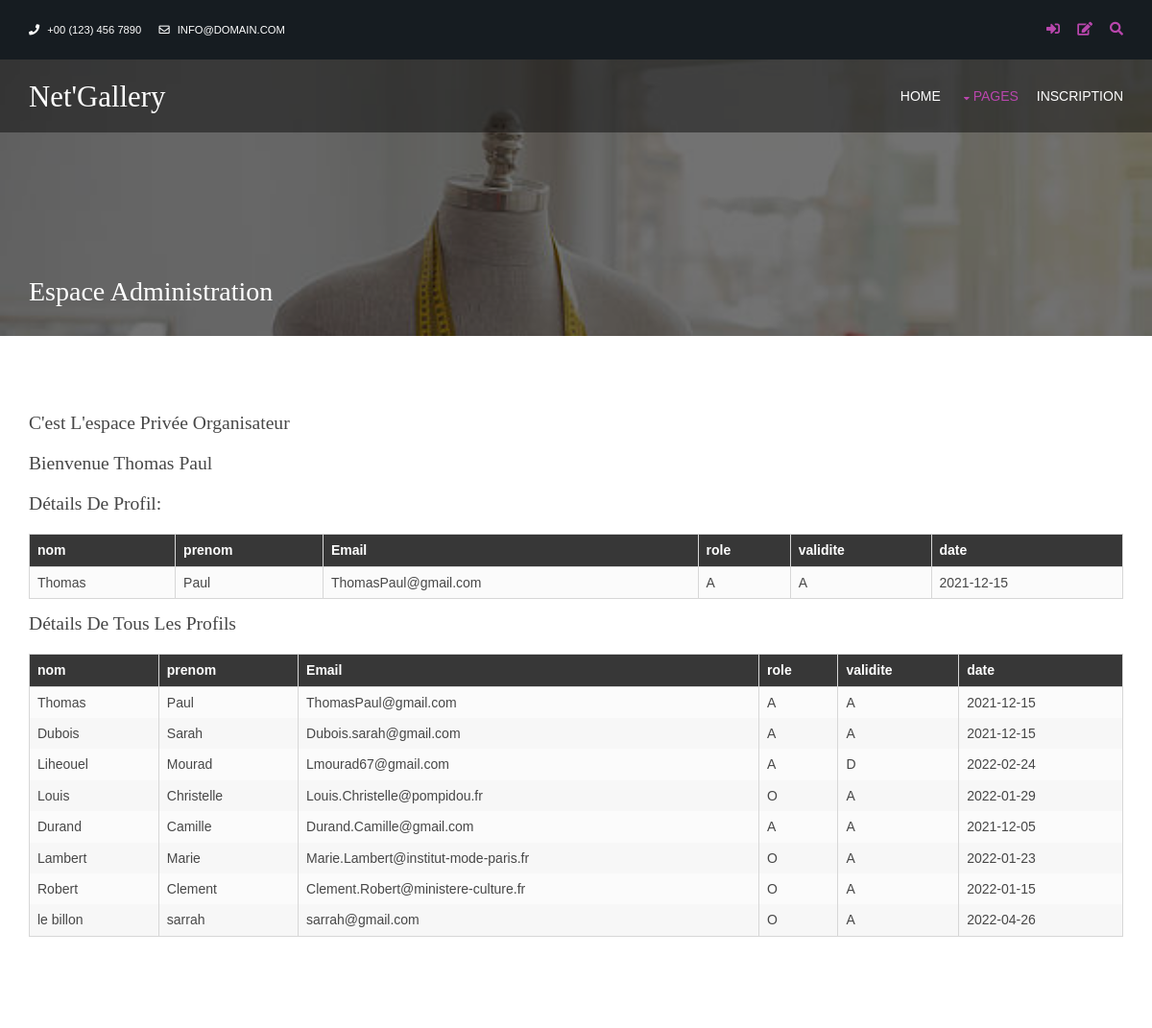
Page /v1/pages/admin_accueil.php (signed in) on the committed database.
### tables this page shows
CREATE TABLE `t_profil_pfl` (
  `pfl_nom` varchar(80) NOT NULL,
  `pfl_prenom` varchar(80) NOT NULL,
  `pfl_email` varchar(100) NOT NULL,
  `pfl_role` char(1) NOT NULL,
  `pfl_validite` char(1) NOT NULL,
  `pfl_date` date DEFAULT NULL,
  `cpt_pseudo` varchar(60) NOT NULL
);

### v1/pages/admin_accueil.php (the view, shortened to what this page needs)
<!DOCTYPE html>
<?php
    $mysqli = new mysqli('localhost','zliheouch','3iqdym8k','zfl2-zliheouch');
?>
<html lang="">
<head>
<link href="../layout/styles/layout.css" rel="stylesheet" type="text/css" media="all">
</head>
<body id="top">
<div class="wrapper row0">
  <div id="topbar" class="hoc clear">
    <div class="fl_left">
      <ul class="nospace">
        <li><i class="fas fa-phone rgtspace-5"></i> +00 (123) 456 7890</li>
        <li><i class="far fa-envelope rgtspace-5"></i> info@domain.com</li>
      </ul>
    </div>
    <div class="fl_right">
      <ul class="nospace">
        <li><a href="#" title="Login"><i class="fas fa-sign-in-alt"></i></a></li>
        <li><a href="#" title="Sign Up"><i class="fas fa-edit"></i></a></li>
        <li id="searchform">
        </li>
      </ul>
    </div>
  </div>
</div>
<div class="bgded" style="background-image:url('../images/demo/backgrounds/01.png');">
  <div class="wrapper row1">
    <header id="header" class="hoc clear">
      <div id="logo" class="fl_left">
        <h1><a href="../index.html">Net'Gallery</a></h1>
      </div>
      <nav id="mainav" class="fl_right">
        <ul class="clear">
          <li><a href="../index.php">Home</a></li>
          <li class="active"><a class="drop" href="#">Pages</a>
          </li>
          <li><a href="inscription.php"> inscription </a></li>
        </ul>
      </nav>
    </header>
  </div>
  <div class="overlay">
    <div id="breadcrumb" class="hoc clear">
      <h6 class="heading"> Espace administration </h6>
    </div>
  </div>
</div>
<div class="wrapper row3">
  <main class="hoc container clear">
    <div class="clear">
    <?php
     if ($_SESSION['role']=='O'){
        $sql1="SELECT * FROM t_compte_cpt join t_profil_pfl using (cpt_pseudo) WHERE
        cpt_pseudo='" . $_SESSION['login'] . "' ;" ;
        $resultat1 = $mysqli->query($sql1);
        if ($resultat1==false) {
          echo "Error: Problème d'accès à la base \n";
          exit();
        }else{
        $compte1=$resultat1->fetch_assoc() ;
        echo ("<h1> c'est l'espace privée organisateur <h1>") ;
        echo ("Bienvenue"." ".$compte1['pfl_nom']." ".$compte1['pfl_prenom']) ;
        echo ("<h2> Détails de Profil: </h2>") ;
        echo ("<table>");
          echo("<thead>");
           	echo("<tr>") ;
            echo ("<th> nom </th>");
            echo ("<th> prenom </th>");
            echo ("<th>  Email </th>");
            echo ("<th>  role  </th>");
            echo ("<th>  validite  </th>");
            echo ("<th> date </th>");
            echo("</tr>");
          echo("</thead>") ;
        echo ("<tr>");
        echo ("<td>".$compte1['pfl_nom']."</td>"."<td>".$compte1['pfl_prenom']."</td>");
        echo ("<td>".$compte1['pfl_email']."</td>"."<td>".$compte1['pfl_role']."</td>"."<td>".$compte1['pfl_validite']."</td>"."<td>".$compte1['pfl_date']."</td>");
        echo ("</tr>");
        }
      } else if ($_SESSION['role']=='A'){
      echo ("<h1> c'est l'espace privée organisateur </h1>");
      $sql2="SELECT * FROM t_compte_cpt join t_profil_pfl using (cpt_pseudo) WHERE
        cpt_pseudo='" . $_SESSION['login'] . "' ;" ;
      $sql3="SELECT * FROM t_compte_cpt join t_profil_pfl using (cpt_pseudo) ;";
      $resultat2 = $mysqli->query($sql2);
        if ($resultat2==false) {
          echo "Error: Problème d'accès à la base \n";
          exit();
        }else{
        $compte2=$resultat2->fetch_assoc() ;
        echo (" <h2> Bienvenue"." ".$compte2['pfl_nom']." ".$compte2['pfl_prenom']."</h2>") ;
        echo ("<h2> Détails de Profil: </h2>") ;
        echo ("<table>");
          echo("<thead>");
           	echo("<tr>") ;
            echo ("<th> nom </th>");
            echo ("<th> prenom </th>");
            echo ("<th>  Email </th>");
            echo ("<th>  role  </th>");
            echo ("<th>  validite  </th>");
            echo ("<th> date </th>");
            echo("</tr>");
          echo("</thead>") ;
        echo ("<tr>");
        echo ("<td>".$compte2['pfl_nom']."</td>"."<td>".$compte2['pfl_prenom']."</td>");
        echo ("<td>".$compte2['pfl_email']."</td>"."<td>".$compte2['pfl_role']."</td>"."<td>".$compte2['pfl_validite']."</td>"."<td>".$compte2['pfl_date']."</td>");
        echo ("</tr>");
        echo ("</table>");
		}
		$resultat3 = $mysqli->query($sql3);
        if ($resultat3==false) {
          echo "Error: Problème d'accès à la base \n";
          exit();
        }else{
        echo (" <h2> Détails de tous les profils </h2> " );
        echo ("<table>");
          	echo("<thead>");
           	echo("<tr>") ;
            echo ("<th> nom </th>");
            echo ("<th> prenom </th>");
            echo ("<th>  Email </th>");
            echo ("<th>  role  </th>");
            echo ("<th>  validite  </th>");
            echo ("<th> date </th>");
            echo("</tr>");
         echo("</thead>") ;
        while ($sql3= $resultat3->fetch_assoc()){
        	echo ("<tr>");
        	echo ("<td>".$sql3['pfl_nom']."</td>"."<td>".$sql3['pfl_prenom']."</td>");
        	echo ("<td>".$sql3['pfl_email']."</td>"."<td>".$sql3['pfl_role']."</td>"."<td>".$sql3['pfl_validite']."</td>"."<td>".$sql3['pfl_date']."</td>");
        	echo ("</tr>");
        	}
        echo ("</table>");
        }
     }
     ?>
    </div>
  </main>
</div>
</body>
</html>

### v1/layout/styles/layout.css (style rules this page uses)
#topbar { padding:20px 0; font-size:.8rem; text-transform:uppercase; }
#topbar ul li { display:inline-block; margin-right:15px; }
#topbar ul li:last-child { margin-right:0; padding-right:0; border-right:none; }
#topbar i { line-height:normal; }
#topbar > div:nth-of-type(2) i { font-size:1rem; }
#topbar #searchform { position:relative; line-height:1; z-index:9999; }
#topbar #searchform::after { display:block; height:18px; line-height:18px; padding:0; font-family:"Font Awesome\ 5 Free"; font-weight:900; font-size:1rem; content:"\f002"; }
#topbar #searchform ::placeholder { text-transform:capitalize; }
#header #logo { margin:22px 0 0 0; }
#header #logo h1 { margin:0; padding:0; font-size:2.2rem; }
.container { padding:80px 0; }
*, *::before, *::after { transition:all .3s ease-in-out; }
nav ul, nav ol { margin:0; padding:0; list-style:none; }
#mainav, #breadcrumb, .sidebar nav { line-height:normal; }
#mainav .drop::after, #mainav li li .drop::after, #breadcrumb li a::after, .sidebar nav a::after { position:absolute; font-family:"Font Awesome\ 5 Free"; font-weight:900; font-size:10px; line-height:10px; }
#mainav ul { text-transform:uppercase; }
#mainav li { display:inline-block; position:relative; margin:0 15px 0 0; padding:0; }
#mainav li:last-child { margin-right:0; }
#mainav li a { display:block; padding:30px 0; }
#mainav .drop { padding-left:15px; }
#mainav .drop::after, #mainav li li .drop::after { content:"\f0d7"; }
#mainav .drop::after { top:35px; left:5px; }
#breadcrumb { padding:150px 0 30px; }
#breadcrumb .heading { margin:0; font-size:2rem; }
table, th, td { border:1px solid; border-collapse:collapse; vertical-align:top; }
table, th { table-layout:auto; }
table { width:100%; margin-bottom:15px; }
th, td { padding:5px 8px; }
td { border-width:0 1px; }
body { color:#A5A6AA; background-color:#161C21; }
a { color:#B946AD; }
.overlay { color:#FFFFFF; background-color:inherit; }
.overlay::after { color:inherit; background-color:rgba(0,0,0,.55); }
.row0 { color:#FFFFFF; background-color:#161C21; }
.row1 { color:#FFFFFF; background-color:rgba(0,0,0,.75); }
.row3 { color:#474747; background-color:#FFFFFF; }
#topbar #searchform { color:#B946AD; }
#header #logo h1 a { color:inherit; }
#mainav li a { color:inherit; }
#mainav .active a, #mainav a:hover, #mainav li:hover > a { color:#B946AD; background-color:inherit; }
table, th, td, #comments .avatar, #comments input, #comments textarea { border-color:#D7D7D7; }
th { color:#FFFFFF; background-color:#373737; }
tr, #comments li, #comments input[type="submit"], #comments input[type="reset"] { color:inherit; background-color:#FBFBFB; }
tr:nth-child(even), #comments li:nth-child(even) { color:inherit; background-color:#F7F7F7; }
@media screen and (min-width:1140px) { .hoc { max-width:1140px; } }

### v1/layout/styles/framework.css (style rules this page uses)
html { overflow-y:scroll; overflow-x:hidden; }
html, body { margin:0; padding:0; font-size:14px; line-height:1.6em; }
*, *::before, *::after { box-sizing:border-box; }
.nospace { margin:0; padding:0; list-style:none; }
.overlay { position:relative; z-index:1; }
.overlay::after { display:block; position:absolute; top:0; left:0; width:100%; height:100%; content:""; z-index:-1; }
.bgded { background-position:top center; background-repeat:no-repeat; background-size:cover; }
.clear, .group { display:block; }
.clear::before, .clear::after, .group::before, .group::after { display:table; content:""; }
.clear, .clear::after, .group, .group::after { clear:both; }
a { outline:none; text-decoration:none; }
.fl_left, .imgl { float:left; }
.fl_right, .imgr { float:right; }
body, input, textarea, select { font-family:Verdana, Geneva, sans-serif; }
h1, h2, h3, h4, h5, h6, .heading { font-family:Georgia, "Times New Roman", Times, serif; }
::placeholder { opacity:1; }
h1, h2, h3, h4, h5, h6, .heading { margin:0 0 20px 0; font-size:1.4rem; line-height:normal; font-weight:normal; text-transform:capitalize; }
.wrapper { display:block; position:relative; width:100%; margin:0; padding:0; text-align:left; word-wrap:break-word; }
.hoc { display:block; margin:0 auto; }
address, article, aside, figcaption, figure, footer, header, main, nav, section { display:block; margin:0; padding:0; }
.rgtspace-5 { margin-right:5px; }

### rows in the picture
t_profil_pfl: pfl_nom "Thomas", pfl_prenom "Paul", pfl_email "ThomasPaul@gmail.com", pfl_role "A", pfl_validite "A", pfl_date "2021-12-15"
t_profil_pfl: pfl_nom "Dubois", pfl_prenom "Sarah", pfl_email "Dubois.sarah@gmail.com", pfl_role "A", pfl_validite "A", pfl_date "2021-12-15"
t_profil_pfl: pfl_nom "Liheouel", pfl_prenom "Mourad", pfl_email "Lmourad67@gmail.com", pfl_role "A", pfl_validite "D", pfl_date "2022-02-24"
t_profil_pfl: pfl_nom "Louis", pfl_prenom "Christelle", pfl_email "Louis.Christelle@pompidou.fr", pfl_role "O", pfl_validite "A", pfl_date "2022-01-29"
t_profil_pfl: pfl_nom "Durand", pfl_prenom "Camille", pfl_email "Durand.Camille@gmail.com", pfl_role "A", pfl_validite "A", pfl_date "2021-12-05"
t_profil_pfl: pfl_nom "Lambert", pfl_prenom "Marie", pfl_email "Marie.Lambert@institut-mode-paris.fr", pfl_role "O", pfl_validite "A", pfl_date "2022-01-23"
t_profil_pfl: pfl_nom "Robert", pfl_prenom "Clement", pfl_email "Clement.Robert@ministere-culture.fr", pfl_role "O", pfl_validite "A", pfl_date "2022-01-15"
t_profil_pfl: pfl_nom "le billon", pfl_prenom "sarrah", pfl_email "sarrah@gmail.com", pfl_role "O", pfl_validite "A", pfl_date "2022-04-26"
